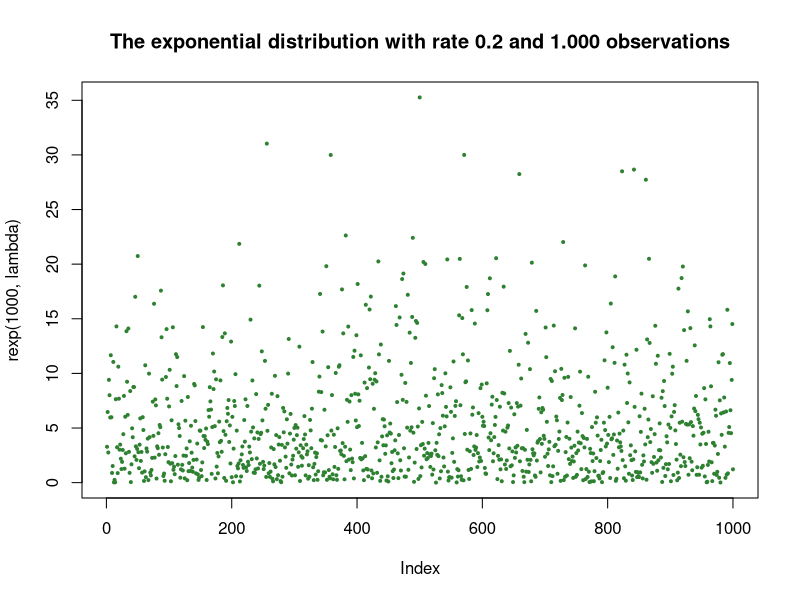
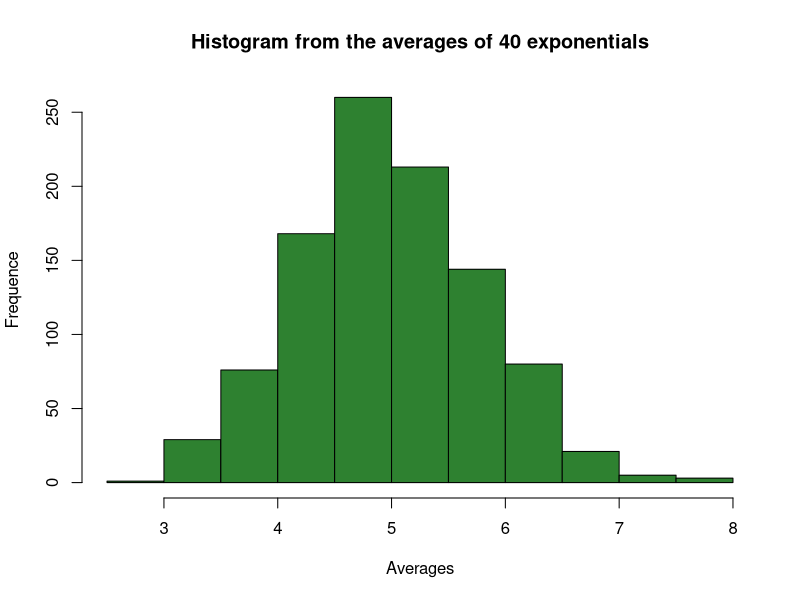
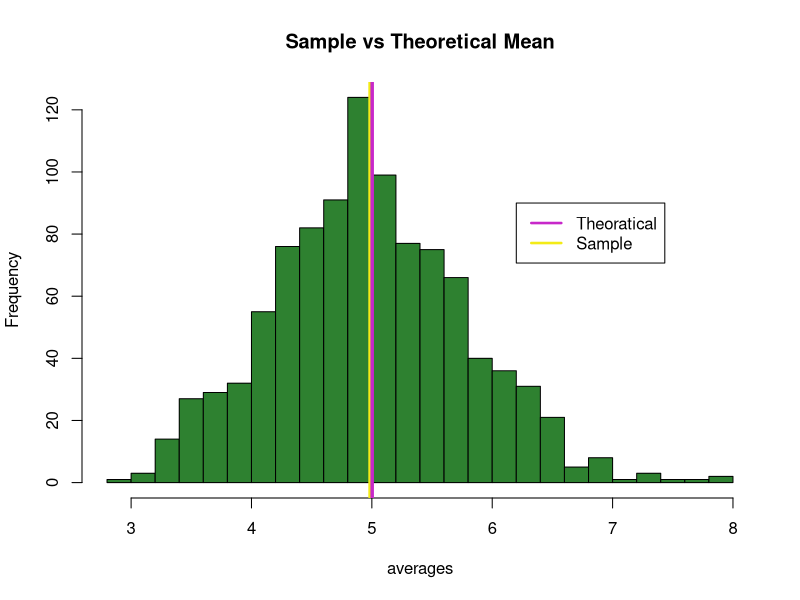
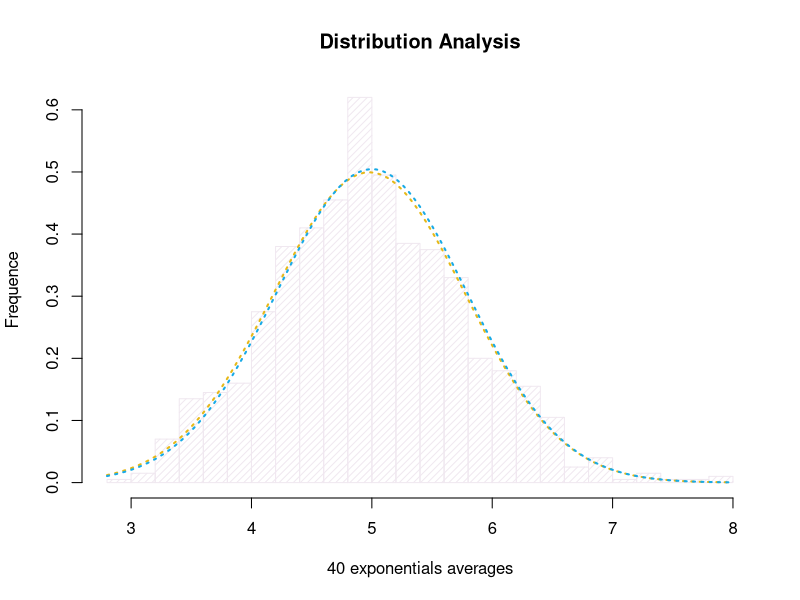
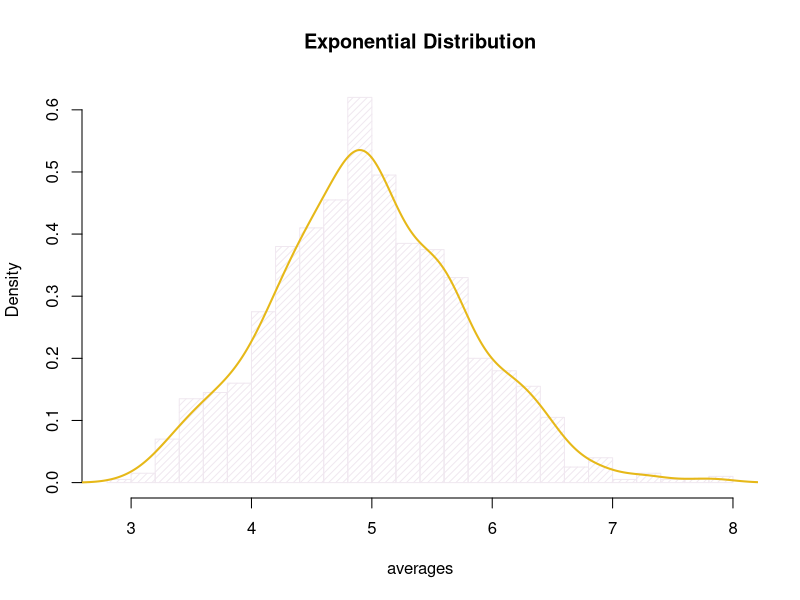

Write the R code that produced these figures, in order.
## ---- chunk 1
set.seed(2016)
lambda <- .2
exponumber <- 40
simunumber <- 1000
data_simulation <- matrix(rexp(simunumber*exponumber, rate = lambda), simunumber, exponumber)
## ---- chunk 2
plot(rexp(1000, lambda), pch = 20, cex = .6, main = "The exponential distribution with rate 0.2 and 1.000 observations",  col = "#2e8130")
## ---- chunk 3
averages <- rowMeans(data_simulation)
hist(averages, xlab = "Averages", ylab = "Frequence", main = "Histogram from the averages of 40 exponentials", col = "#2e8130")
## ---- chunk 4
sample_mean <- mean(averages)
cat("Sample Mean: ", sample_mean)

theo_mean <- 1/lambda
cat("Theoretical Mean: ", theo_mean)

hist(averages, col="#2e8130", main="Sample vs Theoretical Mean", breaks=20)
l1 <- abline(v=mean(theo_mean), lwd="4", col="#c728c9")
l2 <- abline(v=mean(sample_mean), lwd="2", col="#f3eb17")
legend(6.2, 90, c("Theoratical", "Sample"), lty = c(1, 1), lwd = c(2.5, 2.5), col = c("#c728c9", "#f3eb17"))
## ---- chunk 5
sample_var <- var(averages)
cat("Sample Variance: ", sample_var)

theo_var <- (1/lambda)^2/exponumber
cat("Theoratical Variance: ", theo_var)
## ---- chunk 6
hist(averages, density = 20, breaks = 20, prob = TRUE, xlab = "40 exponentials averages", ylab = "Frequence", main = "Distribution Analysis", col = "#f0e8f0")
curve(dnorm(x, mean = sample_mean, sd = sqrt(sample_var)), col = "#e6b818", lwd=2, lty = "dotted", add = TRUE, yaxt="n")
curve(dnorm(x, mean = theo_mean, sd = sqrt(theo_var)), col = "#18aae6", lwd=2, lty = "dotted", add = TRUE, yaxt="n")
## ---- chunk 7
hist(averages, prob = TRUE, col = "#f0e8f0", main = "Exponential Distribution", density = 20, breaks = 20)
lines(density(averages), lwd = 2, col = "#e6b818")
